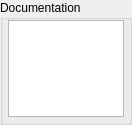
<?xml version="1.0" encoding="UTF-8"?>
<ui version="4.0">
 <class>DocumentationWidget</class>
 <widget class="QWidget" name="DocumentationWidget">
  <property name="geometry">
   <rect>
    <x>0</x>
    <y>0</y>
    <width>132</width>
    <height>125</height>
   </rect>
  </property>
  <layout class="QVBoxLayout" name="verticalLayout">
   <property name="margin">
    <number>0</number>
   </property>
   <item>
    <widget class="QGroupBox" name="groupBox">
     <property name="title">
      <string>Documentation</string>
     </property>
     <layout class="QVBoxLayout" name="verticalLayout_2">
      <property name="leftMargin">
       <number>5</number>
      </property>
      <property name="topMargin">
       <number>0</number>
      </property>
      <property name="rightMargin">
       <number>5</number>
      </property>
      <property name="bottomMargin">
       <number>5</number>
      </property>
      <item>
       <widget class="QPlainTextEdit" name="docTE"/>
      </item>
     </layout>
    </widget>
   </item>
  </layout>
 </widget>
 <resources/>
 <connections/>
</ui>
